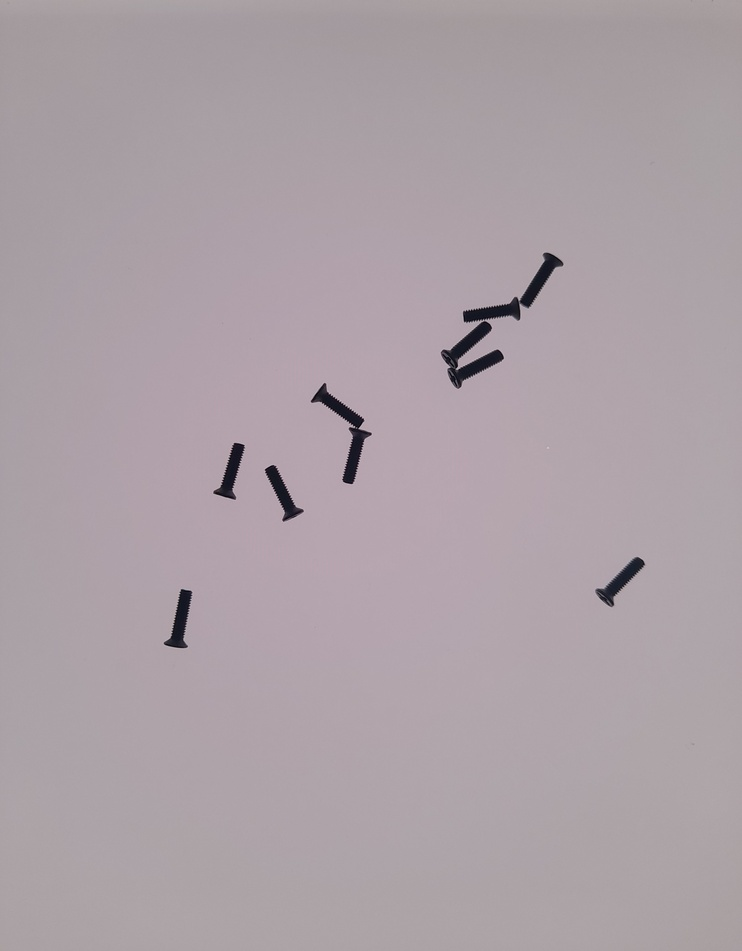
#> input picture original_datasets/ScrewAndBolt_20240713/20240713_193659.jpg, 742 x 951 px, shrunk from 3000 x 3848 before the run, found by its file name
$ python solution.py
#> lines starting #> are read from the running program, lines starting #| are printed output that depends on the picture; after the words box and inside, x2 and y2 are one past the last pixel; in counts of white or black regions, pixels touching at a corner belong together
import cv2
import numpy as np
import matplotlib.pyplot as plt

def solve_non_ai(image_path):
    # 1. Load Image
    img = cv2.imread(image_path)
#> img is the input picture: shape (951, 742, 3); mean B, G, R 166.6, 160.5, 171.8
    if img is None:
        print(f"Error: Could not find image at {image_path}")
        return

    # 2. Pre-processing: Grayscale and Blur
    gray = cv2.cvtColor(img, cv2.COLOR_BGR2GRAY)
    blurred = cv2.GaussianBlur(gray, (5, 5), 0)

    # 3. Thresholding (Otsu's Binarization)
    # Note: Use cv2.THRESH_BINARY if items are lighter than background
    _, thresh = cv2.threshold(blurred, 0, 255, cv2.THRESH_BINARY_INV + cv2.THRESH_OTSU)
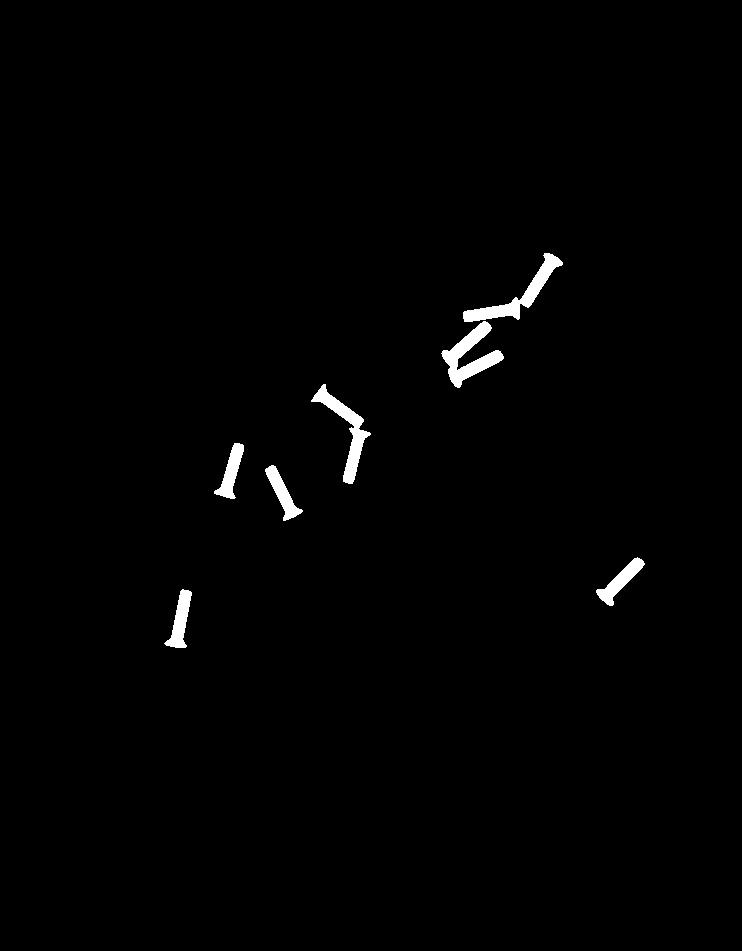
#> thresh: shape (951, 742); 1.1% white; 7 white regions, largest, box (x1, y1, x2, y2) and area: (441, 321, 504, 388) 1554, (463, 253, 563, 322) 1514, (311, 384, 371, 484) 1397

    # 4. Remove small noise with Morphological Opening
    kernel = np.ones((3,3), np.uint8)
    opening = cv2.morphologyEx(thresh, cv2.MORPH_OPEN, kernel, iterations=2)
#> opening: shape (951, 742); 1% white; 7 white regions, largest, box (x1, y1, x2, y2) and area: (442, 322, 503, 387) 1538, (463, 253, 562, 322) 1496, (313, 386, 368, 484) 1365

    # 5. Watershed to separate touching objects
    # Sure background area
    sure_bg = cv2.dilate(opening, kernel, iterations=3)
#> sure_bg: shape (951, 742); 1.8% white; 6 white regions, box (x1, y1, x2, y2) and area: (439, 250, 565, 390) 5136, (310, 383, 371, 487) 2402, (594, 555, 647, 608) 1352, (163, 587, 194, 651) 1291, (263, 463, 304, 523) 1278, (213, 440, 247, 501) 1238

    # Finding sure foreground area (Distance Transform)
    dist_transform = cv2.distanceTransform(opening, cv2.DIST_L2, 5)
    _, sure_fg = cv2.threshold(dist_transform, 0.7 * dist_transform.max(), 255, 0)
#> sure_fg: shape (951, 742) float32; 0.17% white in thin lines or dots, all inside (x1, y1, x2, y2) = (174, 259, 639, 643)

    # Finding unknown region
    sure_fg = np.uint8(sure_fg)
    unknown = cv2.subtract(sure_bg, sure_fg)
#> unknown: shape (951, 742); 1.6% white; 6 white regions, box (x1, y1, x2, y2) and area: (439, 250, 565, 390) 4629, (310, 383, 371, 487) 2222, (594, 555, 647, 608) 1216, (263, 463, 304, 523) 1171, (163, 587, 194, 651) 1168, (213, 440, 247, 501) 1122

    # Marker labelling
    _, markers = cv2.connectedComponents(sure_fg)
#> markers: shape (951, 742) int32; 11 distinct labels, from 0 to 10
    markers = markers + 1
#> markers: shape (951, 742) int32; 11 distinct labels, from 1 to 11
    markers[unknown == 255] = 0
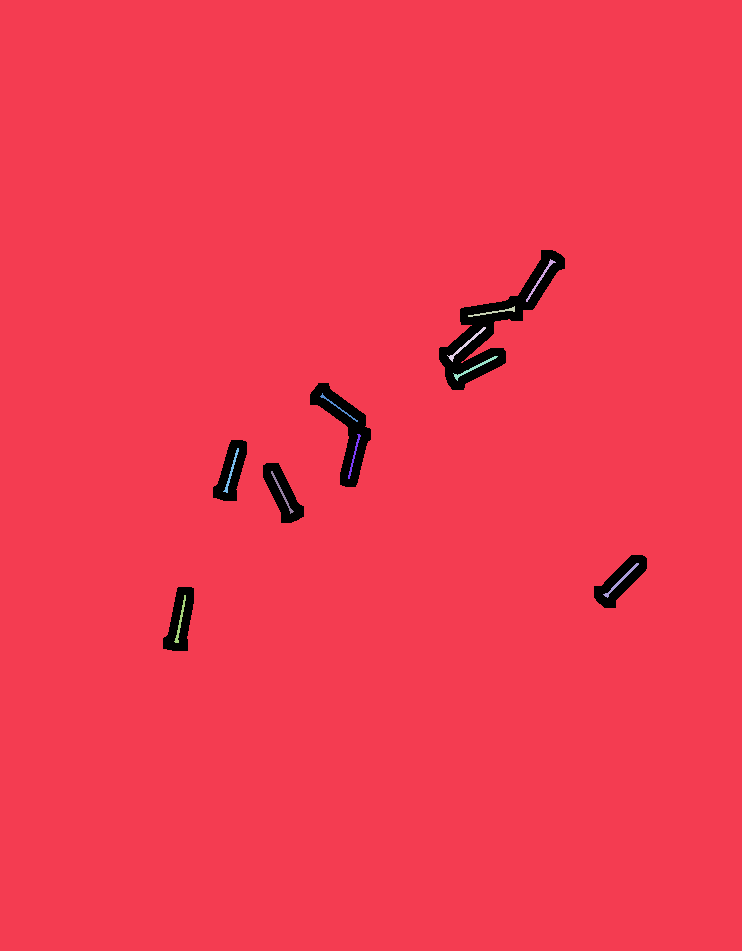
#> markers: shape (951, 742) int32; 12 distinct labels, from 0 to 11; one colour per label, 0 black

    # Apply Watershed
    markers = cv2.watershed(img, markers)
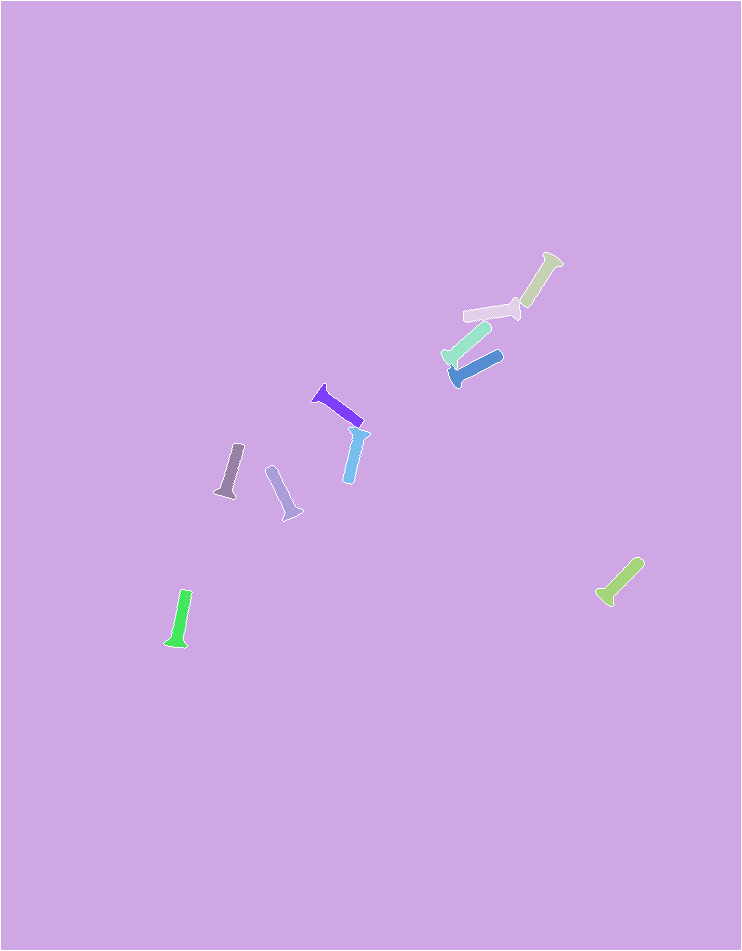
#> markers: shape (951, 742) int32; 12 distinct labels, from -1 to 11; one colour per label, 0 black, -1 white

    # 6. Generate Masks and Count
    output_img = img.copy()
    count = 0
    unique_markers = np.unique(markers)
#> unique_markers = [-1, 1, 2, 3, 4, 5, 6, 7, 8, 9, 10, 11]

    for marker in unique_markers:
        if marker <= 1: # Skip background and boundaries
            continue

        # Create a mask for this specific item
        mask = np.zeros(gray.shape, dtype="uint8")
        mask[markers == marker] = 255

        # Generate random color for overlay
        color = np.random.randint(0, 255, (3,)).tolist()

        # Overlay the mask
        contours, _ = cv2.findContours(mask, cv2.RETR_EXTERNAL, cv2.CHAIN_APPROX_SIMPLE)
        cv2.drawContours(output_img, contours, -1, color, -1)
        count += 1
#> this loop made 12 passes
#> color on passes 3 to 10: [172, 47, 117], [192, 67, 251], [195, 103, 9], [211, 21, 242], [36, 87, 70], [216, 88, 140], [58, 193, 230], [39, 87, 174]
#> mask: shape (951, 742); 0.1% white; 1 white region, box (x1, y1, x2, y2) and area: (164, 590, 192, 648) 681
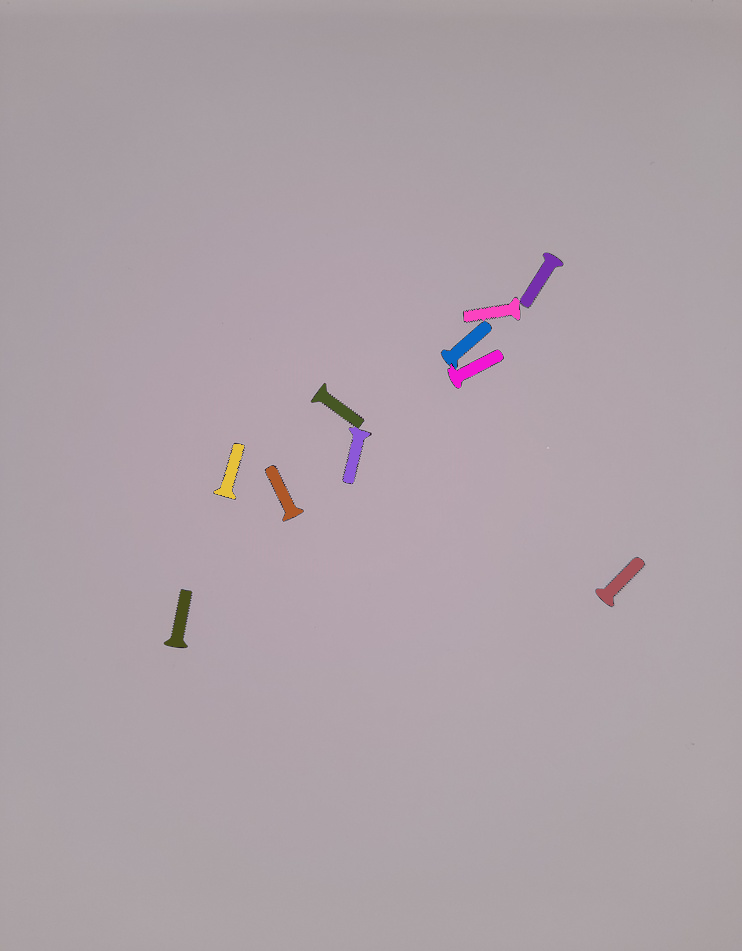
#> output_img: shape (951, 742, 3); 0.95% of pixels changed, all inside (x1, y1, x2, y2) = (164, 253, 644, 648)
#> after the loop, count = 10

    # 7. Save and Display Results
    cv2.putText(output_img, f"Count: {count}", (50, 50),
                cv2.FONT_HERSHEY_SIMPLEX, 1.5, (0, 0, 255), 3)
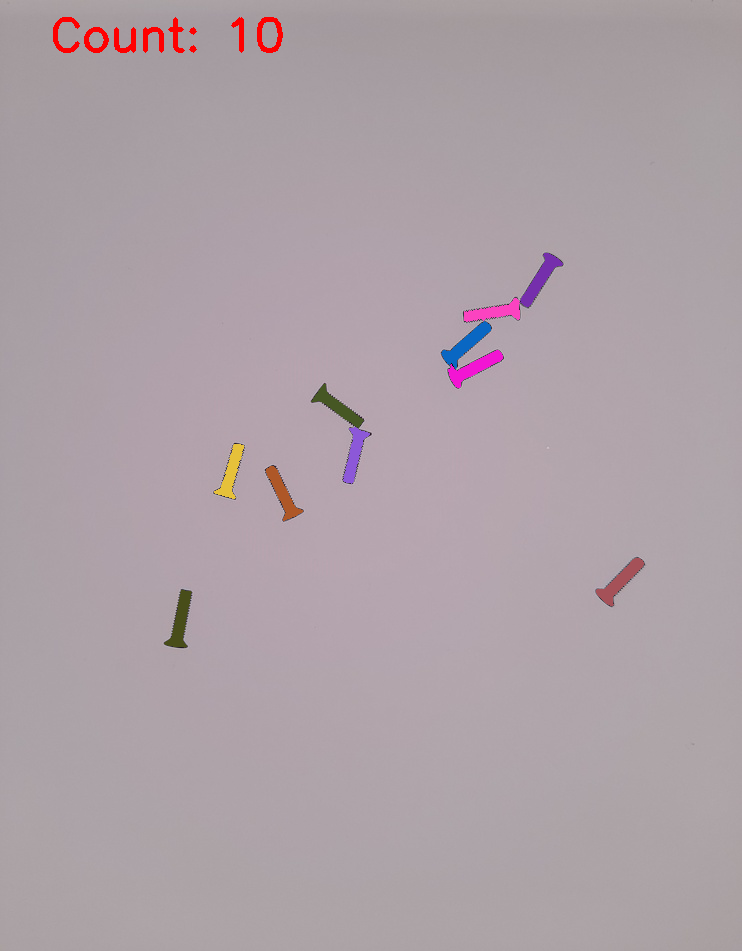
#> output_img: shape (951, 742, 3); 0.31% of pixels changed, all inside (x1, y1, x2, y2) = (53, 17, 283, 53)

    cv2.imwrite('Non_AI/output_mask.png', output_img)
    print(f"Process complete. Items detected: {count}")
#| Process complete. Items detected: 10

    # Visual check (Matplotlib is safer than cv2.imshow for Ubuntu servers)
    plt.imshow(cv2.cvtColor(output_img, cv2.COLOR_BGR2RGB))
    plt.axis('off')
    plt.show()

if __name__ == "__main__":
    solve_non_ai('/home/aipilot/Non_AI/image/20240713_193659.jpg') # Ensure your image is named input.jpg

$ run again, with original_datasets/ScrewAndBolt_20240713/20240713_193135.jpg copied over original_datasets/ScrewAndBolt_20240713/20240713_193659.jpg
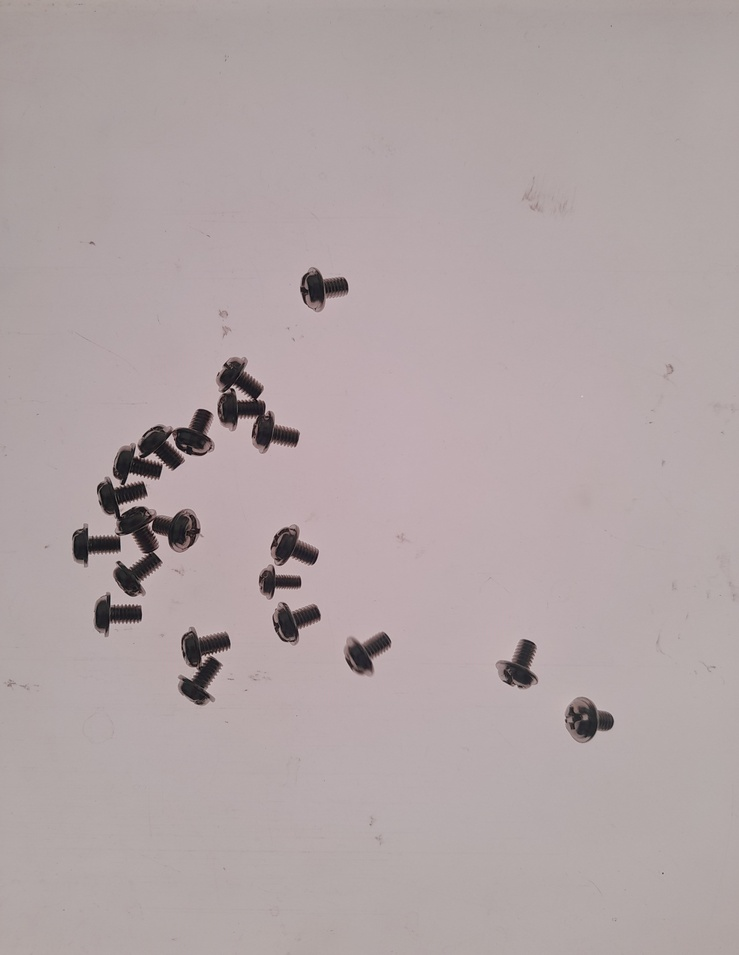
#> input picture original_datasets/ScrewAndBolt_20240713/20240713_193135.jpg, 739 x 955 px, shrunk from 3000 x 3876 before the run, found by its file name
#> in solve_non_ai, img is the input picture: shape (955, 739, 3); mean B, G, R 165.1, 164.1, 176.7
#> thresh: shape (955, 739); 3.1% white; 11 white regions, largest, box (x1, y1, x2, y2) and area: (73, 409, 213, 596) 8766, (218, 359, 299, 451) 2986, (180, 630, 231, 705) 2054
#> opening: shape (955, 739); 3% white; 14 white regions, largest, box (x1, y1, x2, y2) and area: (97, 481, 200, 596) 4424, (218, 360, 299, 448) 2911, (113, 426, 183, 483) 2049
#> sure_bg: shape (955, 739); 4.5% white; 9 white regions, largest, box (x1, y1, x2, y2) and area: (70, 357, 302, 599) 16817, (177, 628, 233, 708) 3049, (256, 525, 321, 598) 2719
#> unknown: shape (955, 739); 4.5% white; 9 white regions, largest, box (x1, y1, x2, y2) and area: (70, 357, 302, 599) 16496, (177, 628, 233, 708) 3032, (256, 525, 321, 598) 2680
#> in solve_non_ai, `markers = cv2.watershed(img, markers)`:
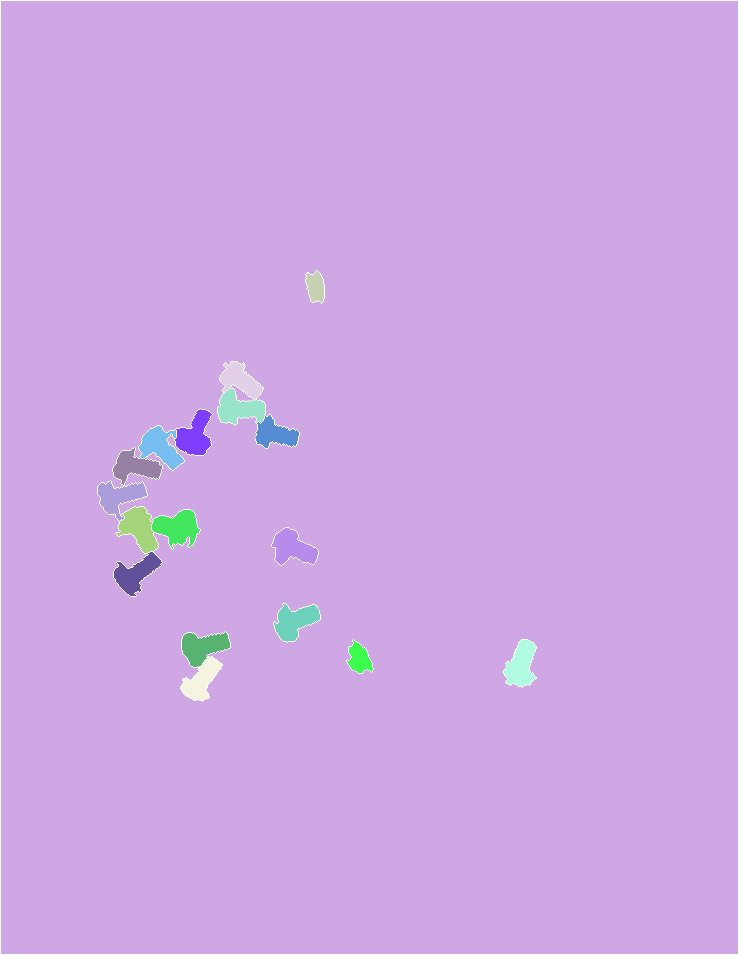
#> markers: shape (955, 739) int32; 19 distinct labels, from -1 to 18; one colour per label, 0 black, -1 white
#> unique_markers = 19 values from -1 to 18
#> the loop in solve_non_ai, `for marker in unique_markers:` made 19 passes
#> color on passes 3 to 10: [172, 47, 117], [192, 67, 251], [195, 103, 9], [211, 21, 242], [36, 87, 70], [216, 88, 140], [58, 193, 230], [39, 87, 174]
#> after the loop in solve_non_ai, `for marker in unique_markers:`: count = 17
#> in solve_non_ai, `cv2.putText(output_img, f"Count: {count}", (50, 50), cv2.FONT_HERSHEY_..`:
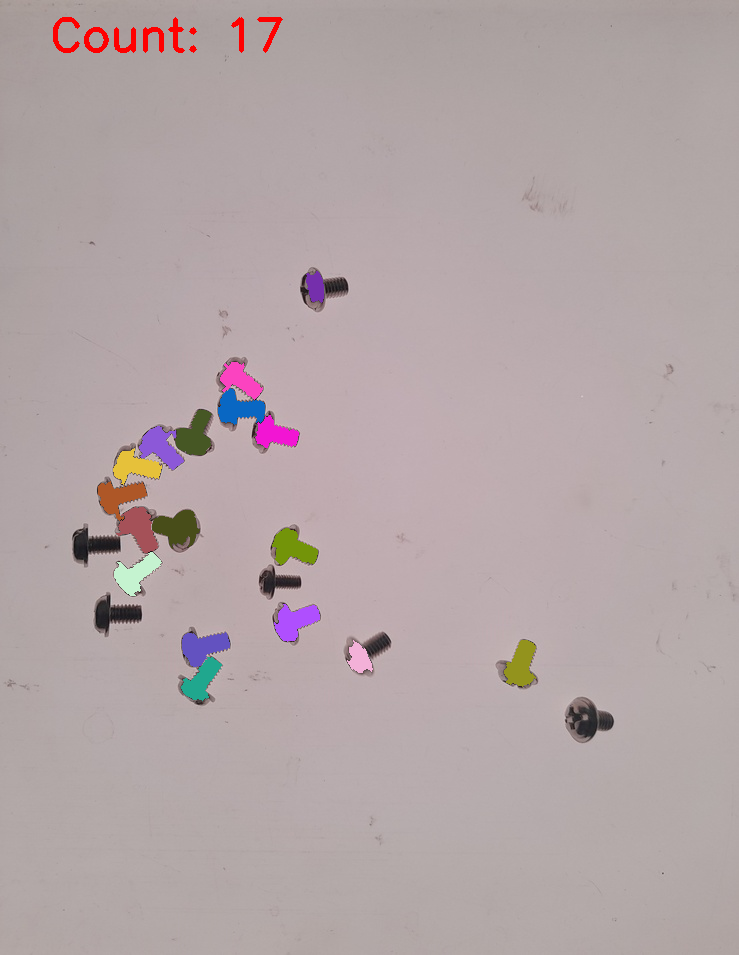
#> output_img: shape (955, 739, 3); mean B, G, R 166.4, 165.1, 178.9
#| Process complete. Items detected: 17
